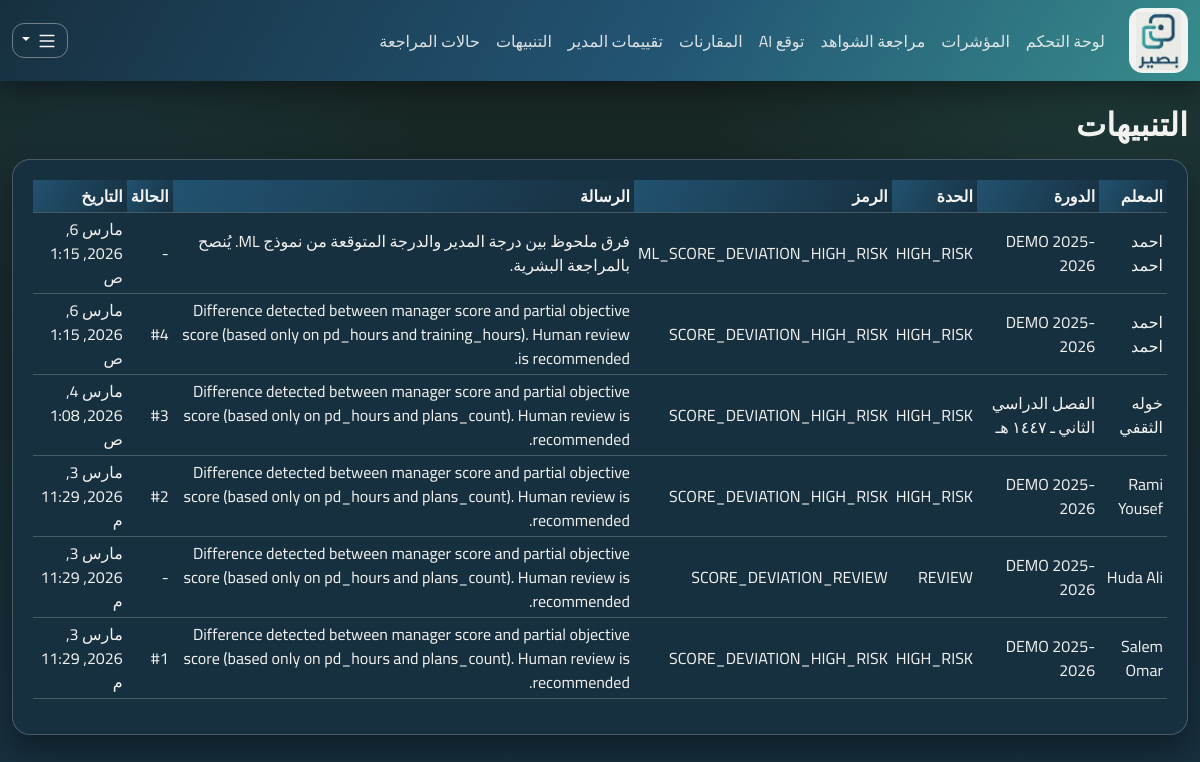
Page /flags/ (signed in) on the committed database.
### apps/flags_cases/models.py (models this page shows)
class Flag(models.Model):
    class Severity(models.TextChoices):
        REVIEW = "REVIEW", "Review"
        HIGH_RISK = "HIGH_RISK", "High Risk"
    teacher = models.ForeignKey("teachers.Teacher", on_delete=models.CASCADE, related_name="flags")
    cycle = models.ForeignKey("cycles.EvaluationCycle", on_delete=models.CASCADE, related_name="flags")
    comparison = models.ForeignKey("comparisons.ComparisonResult", on_delete=models.CASCADE, related_name="flags")
    case = models.ForeignKey(Case, null=True, blank=True, on_delete=models.SET_NULL, related_name="flags")
    severity = models.CharField(max_length=16, choices=Severity.choices)
    code = models.CharField(max_length=64)
    message = models.TextField()
    payload_json = models.JSONField(default=dict)
    created_at = models.DateTimeField(auto_now_add=True)
    class Meta:
        indexes = [
            models.Index(fields=["severity", "created_at"]),
            models.Index(fields=["teacher", "cycle"]),
        ]

### apps/teachers/models.py (models this page shows)
class Teacher(models.Model):
    user = models.OneToOneField("accounts.User", on_delete=models.CASCADE, related_name="teacher_profile")
    school = models.ForeignKey("schools.School", on_delete=models.PROTECT, related_name="teachers")
    employee_id = models.CharField(max_length=50, unique=True)
    is_active = models.BooleanField(default=True)
    created_at = models.DateTimeField(auto_now_add=True)
    class Meta:
        indexes = [models.Index(fields=["school", "employee_id"])]
    def __str__(self) -> str:
        return self.user.get_full_name() or self.user.username

### apps/accounts/models.py (models this page shows)
class User(AbstractUser):
    class Role(models.TextChoices):
        TEACHER = "TEACHER", "Teacher"
        LEADER = "LEADER", "Leader"
        ADMIN = "ADMIN", "Admin"
    role = models.CharField(max_length=16, choices=Role.choices, default=Role.TEACHER)
    school = models.ForeignKey("schools.School", null=True, blank=True, on_delete=models.SET_NULL)
    class Meta:
        indexes = [models.Index(fields=["role", "school"])]

### apps/cycles/models.py (models this page shows, shortened)
class EvaluationCycle(models.Model):
    school = models.ForeignKey("schools.School", on_delete=models.CASCADE, related_name="cycles")
    name = models.CharField(max_length=100)
    start_date = models.DateField()
    end_date = models.DateField()
    is_active = models.BooleanField(default=True)
    created_at = models.DateTimeField(auto_now_add=True)
    class Meta:
        constraints = [
            models.UniqueConstraint(fields=["school", "name"], name="uq_cycle_school_name"),
            models.CheckConstraint(check=models.Q(end_date__gte=models.F("start_date")), name="ck_cycle_dates_order"),
        ]
        indexes = [models.Index(fields=["school", "is_active"])]

### apps/ui/views.py (the view)
# urls.py: path("flags/", views.flags_page, name="flags"),
@login_required
def flags_page(request: HttpRequest) -> HttpResponse:
    if not _require_roles(request.user, [User.Role.LEADER, User.Role.ADMIN]):
        messages.error(request, "عرض التنبيهات متاح فقط للقادة أو المديرين.")
        return redirect("ui:dashboard")
    flags = (
        _by_role_queryset(request.user, Flag)
        .select_related("teacher", "teacher__user", "cycle", "case")
        .order_by("-created_at")
    )
    return render(request, "ui/flags.html", {"flags": flags})

### apps/ui/views.py (called while the page is built)
def _by_role_queryset(user: User, model, teacher_lookup: str = "teacher"):
    qs = model.objects.all()
    if user.role == User.Role.ADMIN:
        return qs
    if user.role == User.Role.LEADER:
        return qs.filter(**{f"{teacher_lookup}__school": user.school})
    return qs.filter(**{f"{teacher_lookup}__user": user})

def _require_roles(user: User, allowed: list[str]) -> bool:
    return user.is_authenticated and user.role in allowed

### apps/ui/templates/ui/flags.html (shortened to what this page needs)
{% extends "ui/base.html" %}
{% block content %}
<h2 class="mb-3">التنبيهات</h2>
<div class="card">
  <div class="card-body">
    <div class="table-responsive">
      <table class="table table-sm align-middle">
        <thead><tr><th>المعلم</th><th>الدورة</th><th>الحدة</th><th>الرمز</th><th>الرسالة</th><th>الحالة</th><th>التاريخ</th></tr></thead>
        <tbody>
        {% for f in flags %}
          <tr>
            <td>{{ f.teacher }}</td>
            <td>{{ f.cycle.name }}</td>
            <td>{{ f.severity }}</td>
            <td>{{ f.code }}</td>
            <td>{{ f.message }}</td>
            <td>{% if f.case_id %}#{{ f.case_id }}{% else %}-{% endif %}</td>
            <td>{{ f.created_at }}</td>
          </tr>
        {% empty %}
          <tr><td colspan="7" class="text-muted">لا توجد تنبيهات حتى الآن.</td></tr>
        {% endfor %}
        </tbody>
      </table>
    </div>
  </div>
</div>
{% endblock %}

### apps/ui/templates/ui/base.html (style rules this page uses)
:root { --brand-primary: #225473; --brand-deep: #173040; --brand-accent: #378C8C; --accent-warm: #FFEDD4; --accent-cool: #D4FBFF; --bg-main: #182621; --text-main: #F2F2F0; --text-muted: #D6E1DF; --surface: #173040; --surface-soft: #225473; --line: rgba(242, 242, 240, 0.22); --shadow: 0 16px 30px rgba(0, 0, 0, 0.34); }
body { font-family: "Cairo", sans-serif; color: var(--text-main); background: radial-gradient(circle at 92% 8%, rgba(55, 140, 140, 0.16), transparent 30%), radial-gradient(circle at 8% 4%, rgba(34, 84, 115, 0.2), transparent 25%), linear-gradient(180deg, #182621 0%, #173040 100%); min-height: 100vh; }
h1, h2, h3, h4, h5, h6 { font-weight: 700; color: var(--text-main); }
.card { border: 1px solid var(--line); border-radius: 18px; box-shadow: var(--shadow); background: var(--surface); }
.card .card-body { padding: 1.2rem 1.25rem; }
.table { --bs-table-bg: transparent; --bs-table-border-color: var(--line); color: var(--text-main); }
.table thead th { background: linear-gradient(120deg, rgba(34, 84, 115, 0.95), rgba(23, 48, 64, 0.95)); color: var(--text-main); border-bottom-width: 1px; font-weight: 700; }
.table td, .table th, .form-label, .navbar-text, p, li { color: var(--text-main); }

### rows in the picture
Flag: teacher "احمد احمد", cycle.name "DEMO 2025-2026", severity "HIGH_RISK", code "ML_SCORE_DEVIATION_HIGH_RISK", message "فرق ملحوظ بين درجة المدير والدرجة المتوقعة من نموذج ML. يُنصح بالمراجعة البشرية.", created_at "مارس 6, 2026, 1:15 ص"
Flag: teacher "احمد احمد", cycle.name "DEMO 2025-2026", severity "HIGH_RISK", code "SCORE_DEVIATION_HIGH_RISK", message "Difference detected between manager score and partial objective score (based only on pd_hours and training_hours). Human review is recommended.", case_id "4", created_at "مارس 6, 2026, 1:15 ص"
Flag: teacher "خوله الثقفي", cycle.name "الفصل الدراسي الثاني ـ ١٤٤٧ هـ", severity "HIGH_RISK", code "SCORE_DEVIATION_HIGH_RISK", message "Difference detected between manager score and partial objective score (based only on pd_hours and plans_count). Human review is recommended.", case_id "3", created_at "مارس 4, 2026, 1:08 ص"
Flag: teacher "Rami Yousef", cycle.name "DEMO 2025-2026", severity "HIGH_RISK", code "SCORE_DEVIATION_HIGH_RISK", message "Difference detected between manager score and partial objective score (based only on pd_hours and plans_count). Human review is recommended.", case_id "2", created_at "مارس 3, 2026, 11:29 م"
Flag: teacher "Huda Ali", cycle.name "DEMO 2025-2026", severity "REVIEW", code "SCORE_DEVIATION_REVIEW", message "Difference detected between manager score and partial objective score (based only on pd_hours and plans_count). Human review is recommended.", created_at "مارس 3, 2026, 11:29 م"
Flag: teacher "Salem Omar", cycle.name "DEMO 2025-2026", severity "HIGH_RISK", code "SCORE_DEVIATION_HIGH_RISK", message "Difference detected between manager score and partial objective score (based only on pd_hours and plans_count). Human review is recommended.", case_id "1", created_at "مارس 3, 2026, 11:29 م"
